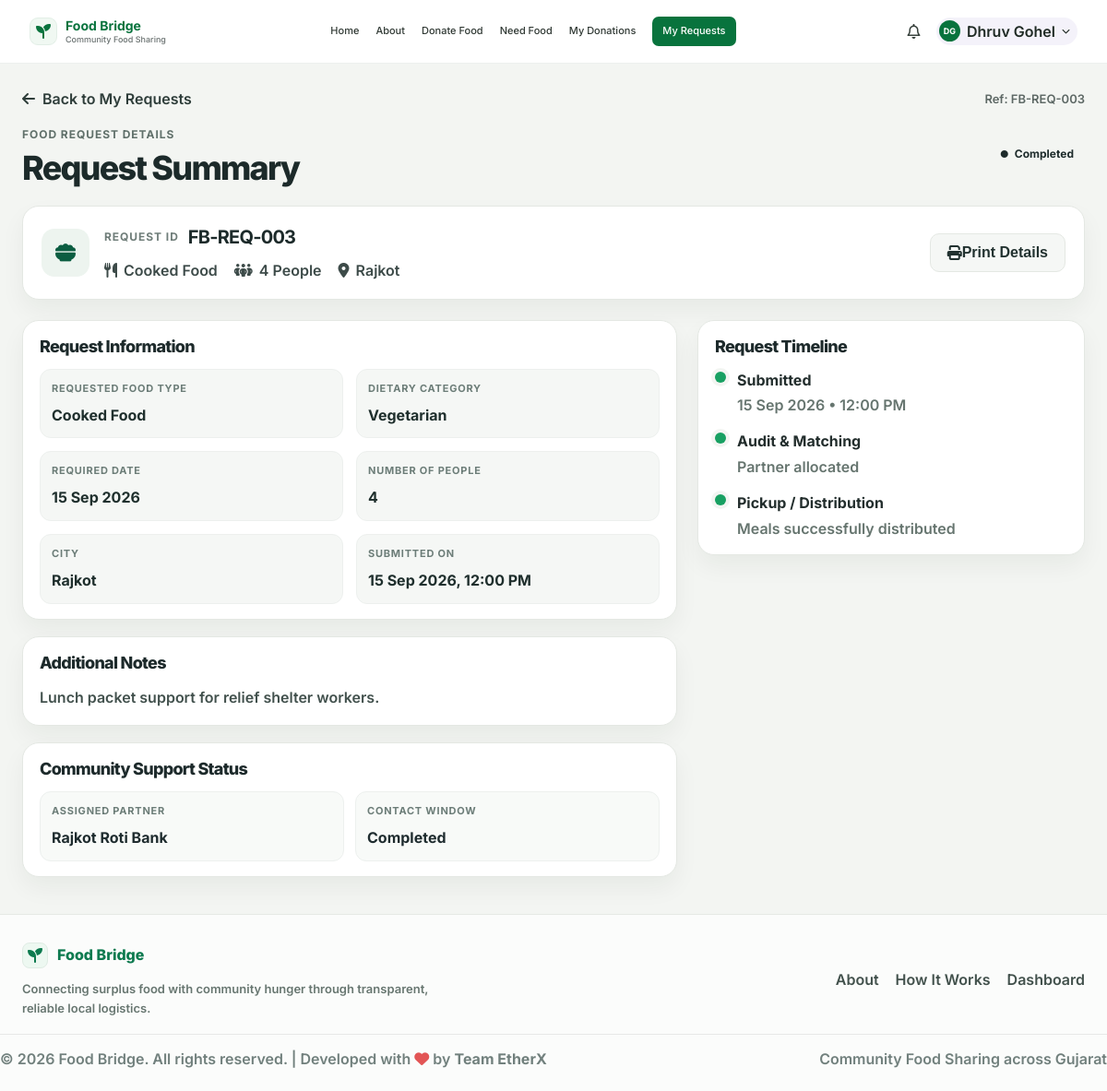
The page /my-request-details.php (signed in) on the database its author committed.
### tables this page shows
CREATE TABLE IF NOT EXISTS `users` (
  `id` INT AUTO_INCREMENT PRIMARY KEY,
  `name` VARCHAR(150) NOT NULL,
  `email` VARCHAR(150) NOT NULL UNIQUE,
  `phone` VARCHAR(30) NOT NULL,
  `password` VARCHAR(255) NOT NULL,
  `city` VARCHAR(100) NOT NULL,
  `role` ENUM('user', 'admin') DEFAULT 'user',
  `status` ENUM('Active', 'Inactive', 'Blocked') DEFAULT 'Active',
  `created_at` DATETIME DEFAULT CURRENT_TIMESTAMP,
  `updated_at` DATETIME DEFAULT CURRENT_TIMESTAMP ON UPDATE CURRENT_TIMESTAMP,
  INDEX `idx_users_phone` (`phone`)
);

CREATE TABLE IF NOT EXISTS `food_requests` (
  `id` INT AUTO_INCREMENT PRIMARY KEY,
  `request_code` VARCHAR(50) NOT NULL UNIQUE,
  `user_id` INT NOT NULL,
  `food_type` VARCHAR(100) NOT NULL,
  `dietary_category` VARCHAR(100) DEFAULT 'Vegetarian',
  `people_count` INT NOT NULL DEFAULT 2,
  `city` VARCHAR(100) NOT NULL,
  `required_date` DATE NOT NULL,
  `notes` TEXT DEFAULT NULL,
  `assigned_org_id` INT DEFAULT NULL,
  `contact_window` VARCHAR(100) DEFAULT 'Today, 1:30 PM',
  `status` ENUM('Pending', 'Accepted', 'Completed', 'Cancelled') DEFAULT 'Pending',
  `created_at` DATETIME DEFAULT CURRENT_TIMESTAMP,
  `updated_at` DATETIME DEFAULT CURRENT_TIMESTAMP ON UPDATE CURRENT_TIMESTAMP,
  INDEX `idx_fr_status` (`status`),
  INDEX `idx_fr_org` (`assigned_org_id`),
  INDEX `idx_fr_created` (`created_at`),
  FOREIGN KEY (`user_id`) REFERENCES `users`(`id`) ON DELETE CASCADE
);

CREATE TABLE IF NOT EXISTS `organizations` (
  `id` INT AUTO_INCREMENT PRIMARY KEY,
  `city_id` INT NOT NULL,
  `name` VARCHAR(150) NOT NULL,
  `short_code` VARCHAR(10) DEFAULT 'HF',
  `category` VARCHAR(100) DEFAULT 'Verified NGO distribution',
  `rating_info` VARCHAR(100) DEFAULT 'Admin Vetted Partner',
  `address` VARCHAR(255) NOT NULL,
  `distance_info` VARCHAR(100) DEFAULT '1.8 km from Pickup Hub',
  `phone` VARCHAR(50) DEFAULT '+91 828145-FOOD',
  `accepted_items` VARCHAR(255) DEFAULT 'Cooked Food, Packaged Food, Fresh Fruits',
  `description` TEXT,
  `is_active` TINYINT(1) DEFAULT 1,
  `created_at` DATETIME DEFAULT CURRENT_TIMESTAMP,
  INDEX `idx_org_active` (`is_active`),
  FOREIGN KEY (`city_id`) REFERENCES `cities`(`id`) ON DELETE CASCADE
);

### config/auth.php (called while the page is built, shortened)
<?php
function isLoggedIn(): bool {
    return isset($_SESSION['user_id']) && !empty($_SESSION['user_id']);
}
function currentUser(): ?array {
    static $user = null;
    if ($user === null) {
        $db = getDB();
        $stmt = $db->prepare("SELECT id, name, email, phone, city, role, status, created_at FROM users WHERE id = ?");
        $stmt->execute([$_SESSION['user_id']]);
        $user = $stmt->fetch() ?: null;
    }
    return $user;
}

### my-request-details.php (the view, shortened to what this page needs)
<?php
require_once __DIR__ . '/config/auth.php';
$user = currentUser();
$db = getDB();
$id = intval($_GET['id'] ?? 0);
$code = sanitize($_GET['code'] ?? '');
if ($id > 0) {
    $stmt = $db->prepare("SELECT r.*, o.name as org_name, o.phone as org_phone, o.address as org_address
                          FROM food_requests r
                          LEFT JOIN organizations o ON r.assigned_org_id = o.id
                          WHERE r.id = ? AND r.user_id = ?");
    $stmt->execute([$id, $user['id']]);
} elseif (!empty($code)) {
    $stmt = $db->prepare("SELECT r.*, o.name as org_name, o.phone as org_phone, o.address as org_address
                          FROM food_requests r
                          LEFT JOIN organizations o ON r.assigned_org_id = o.id
                          WHERE r.request_code = ? AND r.user_id = ?");
    $stmt->execute([$code, $user['id']]);
} else {
    $stmt = $db->prepare("SELECT r.*, o.name as org_name, o.phone as org_phone, o.address as org_address
                          FROM food_requests r
                          LEFT JOIN organizations o ON r.assigned_org_id = o.id
                          WHERE r.user_id = ? ORDER BY r.id DESC LIMIT 1");
    $stmt->execute([$user['id']]);
}
$request = $stmt->fetch();
$statusLower = strtolower($request['status'] ?? 'pending');
?>
<!DOCTYPE html>
<html lang="en">
<head>
  <link rel="stylesheet" href="https://cdnjs.cloudflare.com/ajax/libs/font-awesome/6.5.0/css/all.min.css">
  <link rel="stylesheet" href="css/style.css">
  <link rel="stylesheet" href="css/app-header.css">
  <link rel="stylesheet" href="css/my-request-details.css">
</head>
<body class="request-details-page">
  <?php $activeHeaderPage = 'requests'; include __DIR__ . '/includes/app-header.php'; ?>
  <main class="request-details-shell">
    <div class="request-details-inner">
      <div class="topbar-row">
        <a href="my-requests.php" class="back-link"><i class="fa-solid fa-arrow-left"></i> Back to My Requests</a>
        <span class="request-ref">Ref: <?php echo htmlspecialchars($request['request_code']); ?></span>
      </div>
      <header class="detail-header">
        <div>
          <p class="eyebrow">Food Request Details</p>
          <h1>Request Summary</h1>
        </div>
        <span class="status-pill <?php echo $statusLower; ?>"><i class="fa-solid fa-circle"></i> <?php echo htmlspecialchars($request['status']); ?></span>
      </header>
      <section class="summary-card">
        <div class="summary-left">
          <div class="summary-badge"><i class="fa-solid fa-bowl-food"></i></div>
          <div>
            <div class="label-row">
              <span class="label">Request ID</span>
              <strong><?php echo htmlspecialchars($request['request_code']); ?></strong>
            </div>
            <div class="meta-row">
              <span><i class="fa-solid fa-utensils"></i> <?php echo htmlspecialchars($request['food_type']); ?></span>
              <span><i class="fa-solid fa-people-group"></i> <?php echo htmlspecialchars($request['people_count']); ?> People</span>
              <span><i class="fa-solid fa-location-dot"></i> <?php echo htmlspecialchars($request['city']); ?></span>
            </div>
          </div>
        </div>
        <div class="summary-action">
          <button type="button" class="ghost-btn" onclick="window.print();"><i class="fa-solid fa-print"></i> Print Details</button>
        </div>
      </section>
      <div class="detail-grid">
        <section class="content-panel">
          <div class="panel-block">
            <h2>Request Information</h2>
            <div class="info-grid">
              <div class="info-box">
                <span class="mini-label">Requested Food Type</span>
                <strong><?php echo htmlspecialchars($request['food_type']); ?></strong>
              </div>
              <div class="info-box">
                <span class="mini-label">Dietary Category</span>
                <strong><?php echo htmlspecialchars($request['dietary_category'] ?? 'Vegetarian'); ?></strong>
              </div>
              <div class="info-box">
                <span class="mini-label">Required Date</span>
                <strong><?php echo date('d M Y', strtotime($request['required_date'])); ?></strong>
              </div>
              <div class="info-box">
                <span class="mini-label">Number of People</span>
                <strong><?php echo htmlspecialchars($request['people_count']); ?></strong>
              </div>
              <div class="info-box">
                <span class="mini-label">City</span>
                <strong><?php echo htmlspecialchars($request['city']); ?></strong>
              </div>
              <div class="info-box">
                <span class="mini-label">Submitted On</span>
                <strong><?php echo date('d M Y, h:i A', strtotime($request['created_at'])); ?></strong>
              </div>
            </div>
          </div>
          <div class="panel-block">
            <h2>Additional Notes</h2>
            <p><?php echo htmlspecialchars($request['notes'] ?: 'No additional notes provided with this request.'); ?></p>
          </div>
          <div class="panel-block">
            <h2>Community Support Status</h2>
            <div class="status-strip">
              <div>
                <span class="mini-label">Assigned Partner</span>
                <strong><?php echo htmlspecialchars($request['org_name'] ?? 'Food Hope Foundation'); ?></strong>
              </div>
              <div>
                <span class="mini-label">Contact Window</span>
                <strong><?php echo htmlspecialchars($request['contact_window'] ?? 'Today, 1:30 PM'); ?></strong>
              </div>
            </div>
          </div>
        </section>
        <aside class="sidebar-panel">
          <div class="side-card">
            <h3>Request Timeline</h3>
            <ul class="timeline">
              <li>
                <span class="dot done"></span>
                <div>
                  <strong>Submitted</strong>
                  <small><?php echo date('d M Y • h:i A', strtotime($request['created_at'])); ?></small>
                </div>
              </li>
              <li>
                <span class="dot <?php echo in_array($request['status'], ['Accepted', 'Completed']) ? 'done' : 'active'; ?>"></span>
                <div>
                  <strong>Audit &amp; Matching</strong>
                  <small><?php echo in_array($request['status'], ['Accepted', 'Completed']) ? 'Partner allocated' : 'Checking available surplus meals'; ?></small>
                </div>
              </li>
              <li>
                <span class="dot <?php echo $request['status'] === 'Completed' ? 'done' : ''; ?>"></span>
                <div>
                  <strong>Pickup / Distribution</strong>
                  <small><?php echo $request['status'] === 'Completed' ? 'Meals successfully distributed' : 'Scheduled coordination'; ?></small>
                </div>
              </li>
            </ul>
          </div>
        </aside>
      </div>
    </div>
  </main>
  <footer class="site-footer">
    <div class="site-footer-inner">
      <div class="footer-branding">
        <a href="dashboard.php" class="footer-logo"><span class="footer-mark"><i class="fa-solid fa-seedling"></i></span>Food Bridge</a>
        <p>Connecting surplus food with community hunger through transparent, reliable local logistics.</p>
      </div>
      <nav class="footer-nav" aria-label="Footer navigation">
        <a href="about.php">About</a>
        <a href="about.php#how-it-works">How It Works</a>
        <a href="dashboard.php">Dashboard</a>
      </nav>
    </div>
    <div class="site-footer-bottom">
      <p>© <?php echo date('Y'); ?> Food Bridge. All rights reserved. | Developed with <i class="fa-solid fa-heart" style="color: #e25555;"></i> by <strong>Team EtherX</strong></p>
      <p>Community Food Sharing across Gujarat</p>
    </div>
  </footer>
</body>
</html>

### includes/app-header.php (shortened to what this page needs)
<?php
$activeHeaderPage = $activeHeaderPage ?? '';
$headerNavigation = [
    ['page' => 'home', 'label' => 'Home', 'href' => 'dashboard.php'],
    ['page' => 'about', 'label' => 'About', 'href' => 'about.php'],
    ['page' => 'donate', 'label' => 'Donate Food', 'href' => 'donate-food.php'],
    ['page' => 'need', 'label' => 'Need Food', 'href' => 'need-food.php'],
    ['page' => 'donations', 'label' => 'My Donations', 'href' => 'my-donations.php'],
    ['page' => 'requests', 'label' => 'My Requests', 'href' => 'my-requests.php'],
];
$user = currentUser();
$userName = $user ? $user['name'] : 'Dhruv Gohel';
$nameParts = preg_split('/\s+/', trim($userName));
$initials = '';
if (!empty($nameParts)) {
    $initials = mb_strtoupper(mb_substr($nameParts[0], 0, 1));
    if (count($nameParts) > 1) {
        $initials .= mb_strtoupper(mb_substr(end($nameParts), 0, 1));
    }
} else {
    $initials = 'DG';
}
?>
<header class="app-header">
  <div class="app-header-inner">
    <a class="app-header-brand" href="dashboard.php" aria-label="Food Bridge home">
      <span class="app-header-mark" aria-hidden="true"><i class="fa-solid fa-seedling"></i></span>
      <span class="app-header-brand-copy">
        <span class="app-header-brand-name">Food Bridge</span>
        <span class="app-header-brand-subtitle">Community Food Sharing</span>
      </span>
    </a>
    <nav class="app-header-nav" id="app-main-nav" aria-label="Main navigation">
      <?php foreach ($headerNavigation as $item): ?>
        <a href="<?php echo htmlspecialchars($item['href'], ENT_QUOTES, 'UTF-8'); ?>"<?php echo $activeHeaderPage === $item['page'] ? ' class="is-active" aria-current="page"' : ''; ?>>
          <?php echo htmlspecialchars($item['label'], ENT_QUOTES, 'UTF-8'); ?>
        </a>
      <?php endforeach; ?>
    </nav>
    <div class="app-header-actions">
      <a href="need-food.php" class="app-header-notifications" aria-label="Need food notifications" title="Food Requests">
        <i class="fa-regular fa-bell" aria-hidden="true"></i>
      </a>
      <details class="app-header-user-menu">
        <summary>
          <span class="app-header-avatar"><?php echo htmlspecialchars($initials); ?></span>
          <span class="app-header-name"><?php echo htmlspecialchars($userName); ?></span>
          <i class="fa-solid fa-chevron-down" aria-hidden="true"></i>
        </summary>
      </details>
    </div>
  </div>
</header>

### rows shown on the page
users: name "DG", name "Dhruv Gohel"
food_requests: request_code "FB-REQ-003", status "Completed", food_type "Cooked Food", people_count "4", city "Rajkot", dietary_category "Vegetarian", required_date "15 Sep 2026", created_at "15 Sep 2026, 12:00 PM", notes "Lunch packet support for relief shelter workers.", organizations.name "Rajkot Roti Bank", contact_window "Completed", created_at "15 Sep 2026 • 12:00 PM"

### other values the page prints
$item['label'] "Home"
$item['label'] "About"
$item['label'] "Donate Food"
$item['label'] "Need Food"
$item['label'] "My Donations"
$item['label'] "My Requests"
